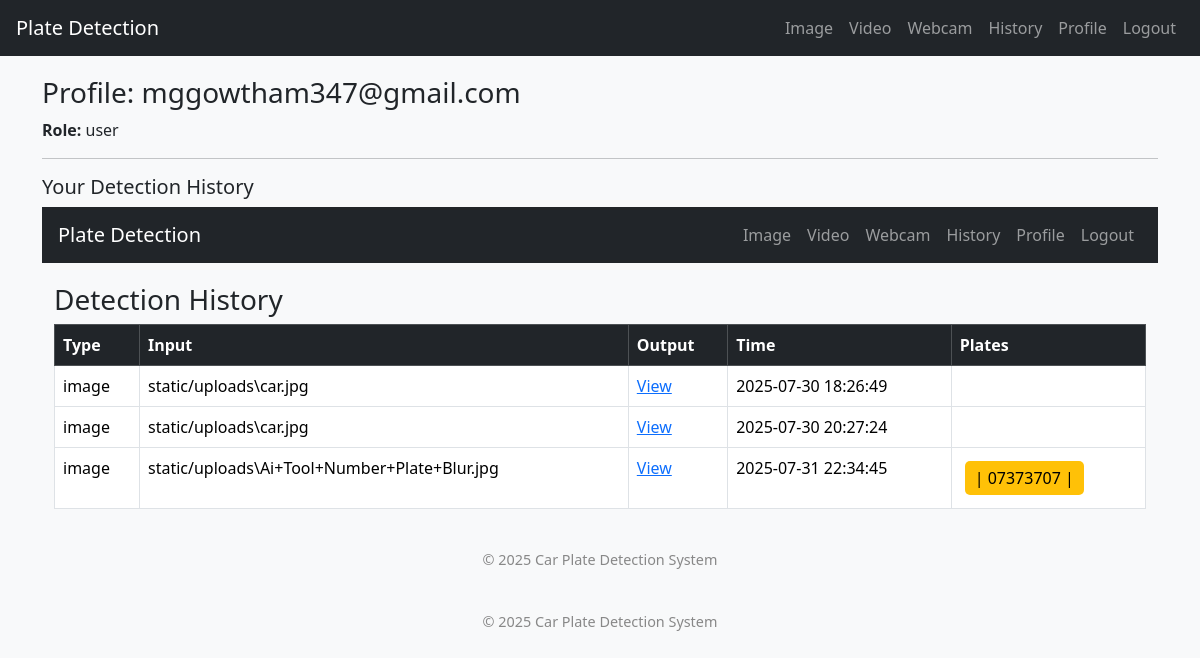
/profile (signed in), run on the app's committed database.
### tables this page shows
CREATE TABLE users(
        username TEXT PRIMARY KEY,
        password TEXT,
        role TEXT DEFAULT 'user'
    );

CREATE TABLE history(
        username TEXT,
        type TEXT,
        input_path TEXT,
        output_path TEXT,
        plates TEXT,
        time TEXT
    );

### app.py (the view)
@app.route("/profile")
def profile():
    if "username" not in session:
        return redirect(url_for("login"))
    user = get_user(session["username"])
    data = get_user_history(session["username"])
    return render_template("profile.html", user=user, history=data)

### database.py (called while the page is built)
def get_connection():
    return sqlite3.connect(DB_NAME, check_same_thread=False)

### models.py (called while the page is built)
def get_user_history(username):
    conn = get_connection()
    cur = conn.cursor()
    cur.execute("SELECT type, input_path, output_path, time, plates FROM history WHERE username=?", (username,))
    rows = cur.fetchall()
    conn.close()
    return [(row[0], row[1], row[2], row[3], json.loads(row[4])) for row in rows]

def get_user(username):
    conn = get_connection()
    cur = conn.cursor()
    cur.execute("SELECT username, role FROM users WHERE username=?", (username,))
    user = cur.fetchone()
    conn.close()
    return user

### templates/profile.html
{% extends "base.html" %}
{% block content %}
<h3>Profile: {{ user[0] }}</h3>
<p><strong>Role:</strong> {{ user[1] }}</p>
<hr>
<h5>Your Detection History</h5>
{% include "history.html" %}
{% endblock %}

### templates/base.html (shortened to what this page needs)
<!DOCTYPE html>
<html lang="en">
<head>
  <link href="https://cdn.jsdelivr.net/npm/bootstrap@5.3.2/dist/css/bootstrap.min.css" rel="stylesheet">
</head>
<body>
  <nav class="navbar navbar-expand-lg navbar-dark bg-dark px-3">
    <a class="navbar-brand" href="{{ url_for('image_upload') }}">Plate Detection</a>
    <div class="collapse navbar-collapse">
      <ul class="navbar-nav ms-auto">
        {% if session.get('username') %}
          <li class="nav-item"><a class="nav-link" href="{{ url_for('image_upload') }}">Image</a></li>
          <li class="nav-item"><a class="nav-link" href="{{ url_for('video_upload') }}">Video</a></li>
          <li class="nav-item"><a class="nav-link" href="{{ url_for('webcam') }}">Webcam</a></li>
          <li class="nav-item"><a class="nav-link" href="{{ url_for('history') }}">History</a></li>
          <li class="nav-item"><a class="nav-link" href="{{ url_for('profile') }}">Profile</a></li>
          <li class="nav-item"><a class="nav-link" href="{{ url_for('logout') }}">Logout</a></li>
        {% else %}
          <li class="nav-item"><a class="nav-link" href="{{ url_for('login') }}">Login</a></li>
          <li class="nav-item"><a class="nav-link" href="{{ url_for('register') }}">Register</a></li>
        {% endif %}
      </ul>
    </div>
  </nav>
  <div class="container">
    {% block content %}{% endblock %}
  </div>
  <div class="footer">
    <p>&copy; 2025 Car Plate Detection System</p>
  </div>
</body>
</html>

### templates/history.html
{% extends "base.html" %}
{% block content %}
<h3>Detection History</h3>
<table class="table table-bordered">
  <thead class="table-dark">
    <tr>
      <th>Type</th>
      <th>Input</th>
      <th>Output</th>
      <th>Time</th>
      <th>Plates</th>
    </tr>
  </thead>
  <tbody>
    {% for row in history %}
      <tr>
        <td>{{ row[0] }}</td>
        <td>{{ row[1] }}</td>
        <td><a href="{{ row[2] }}" target="_blank">View</a></td>
        <td>{{ row[3] }}</td>
        <td>{% for plate in row[4] %}<span class="plate-tag">{{ plate }}</span>{% endfor %}</td>
      </tr>
    {% endfor %}
  </tbody>
</table>
{% endblock %}

### templates/base.html (style rules this page uses)
body { background: #f8f9fa; }
.navbar { margin-bottom: 20px; }
.container { margin-top: 20px; }
.footer { margin-top: 40px; text-align: center; font-size: 0.9rem; color: #888; }
.plate-tag { background: #ffc107; padding: 5px 10px; border-radius: 5px; margin: 5px; display: inline-block; }

### data on the page
users: username "mggowtham347@gmail.com", role "user"
history: type "image", input_path "static/uploads\\car.jpg", time "2025-07-30 18:26:49"
history: type "image", input_path "static/uploads\\car.jpg", time "2025-07-30 20:27:24"
history: type "image", input_path "static/uploads\\Ai+Tool+Number+Plate+Blur.jpg", time "2025-07-31 22:34:45", 4 "| 07373707 |"
